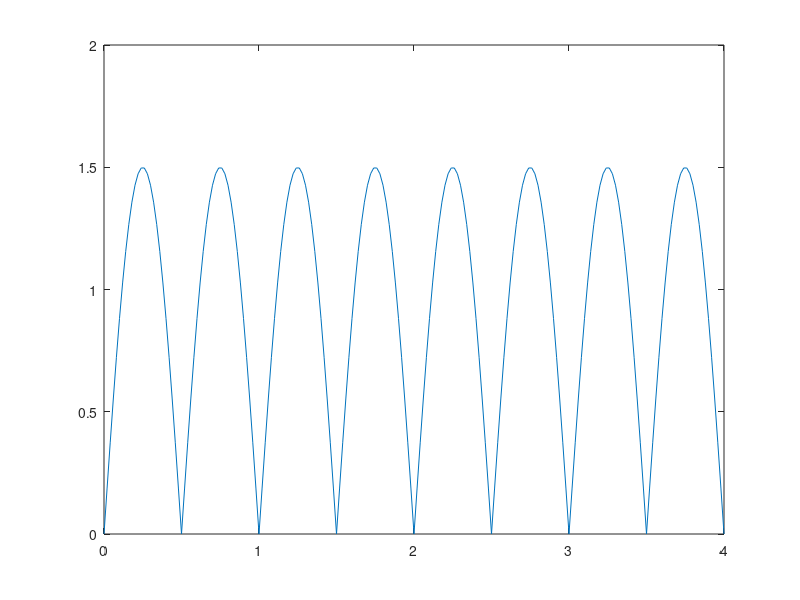

Source code (MATLAB):
title('Sinusoidal dubla alternanta')
F = 1;
T = 4;
ampl = 1.5;
pas = 0.02;
T = 0: pas: T;
y = ampl*sin(2*pi*F*T);
y_mono= zeros(size(y));
for n = 1: length(T)
   if y(n) >= 0
       y_mono(n) = y(n);
   else
       y_mono(n) = -y(n);
   end
end
plot(T, y_mono)